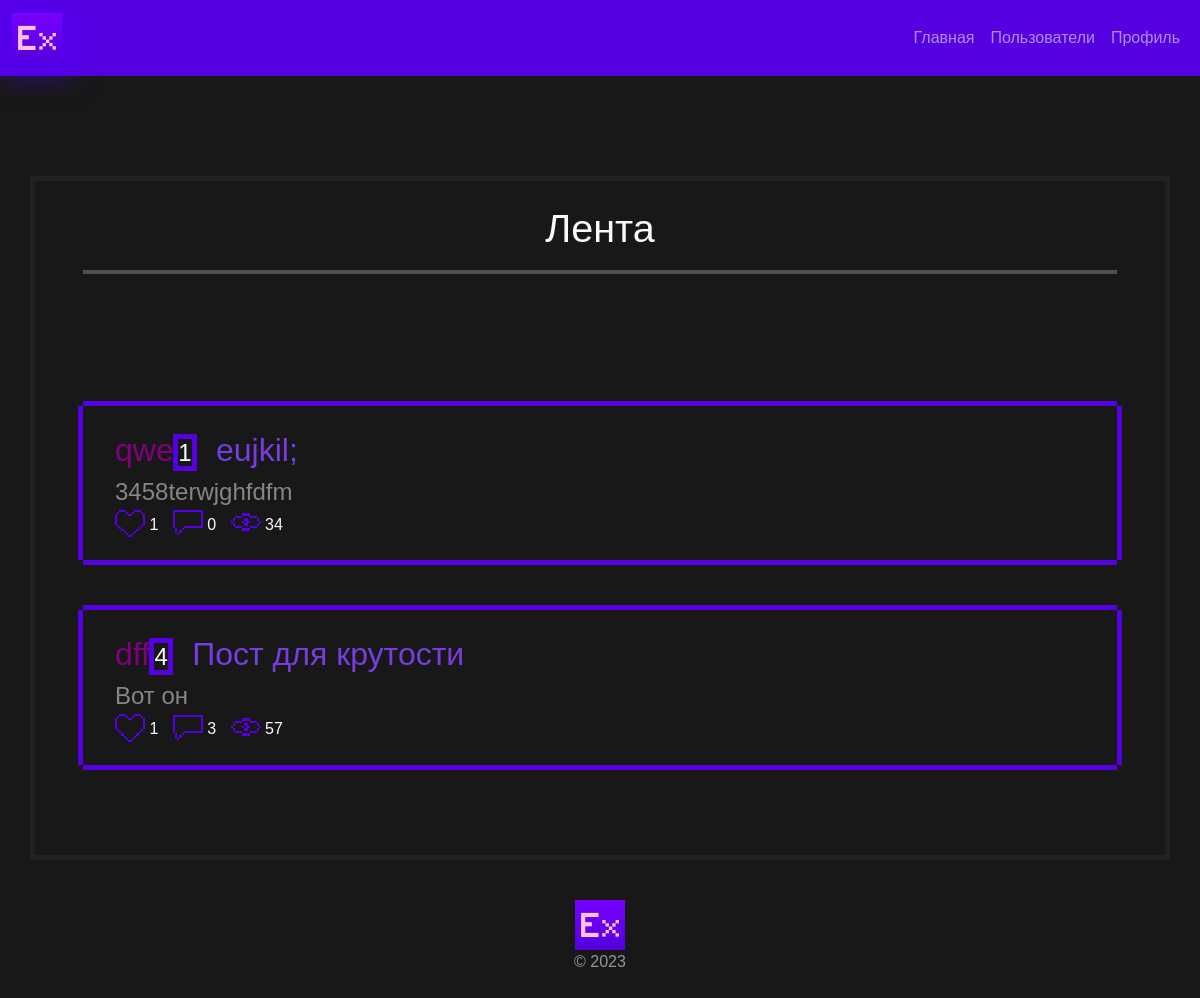
The app's page /feed (signed in) with its own data.
### app/models.py (models this page shows, shortened)
class Post(db.Model):
    __tablename__ = 'posts'
    id = db.Column(db.Integer, primary_key=True)
    title = db.Column(db.String(255))
    content = db.Column(db.Text)
    pub_date = db.Column(db.DateTime, default=datetime.utcnow)
    user_id = db.Column(db.Integer, db.ForeignKey('users.id'))
    views = db.Column(db.Integer, default=0)
    user = db.relationship('User', backref=db.backref('posts', lazy='dynamic'))

class User(db.Model, UserMixin):
    __tablename__ = 'users'
    id = db.Column(db.Integer, primary_key=True)
    username = db.Column(db.String(255), unique=True)
    password = db.Column(db.String(255))
    level = db.Column(db.Integer(), default=1)
    exp = db.Column(db.Integer(), default=0)
    active = db.Column(db.Boolean())
    roles = db.relationship('Role', secondary='user_roles')

### app/routes.py (the view)
@app.route('/feed')
@login_required
def feed():
    followed_posts = (
        Post.query.join(Subscription, (Subscription.followed_id == Post.user_id))
        .filter(Subscription.follower_id == current_user.id)
        .order_by(Post.pub_date.desc())
        .all()
    )
    likes = {}
    for post in followed_posts:
        liked_by_user = False
        print(Like.query.filter_by(user_id=current_user.id, post_id=post.id).first())
        if Like.query.filter_by(user_id=current_user.id, post_id=post.id).first():
            liked_by_user = True
        likes[post.id] = {
            'count': get_post_likes(post.id),
            'liked_by_user': liked_by_user,
            'comm_count': get_post_comm_count(post.id)
        }
    return render_template('feed.html', posts=followed_posts, Likes=likes)

### app/routes.py (called while the page is built)
def get_post_likes(post_id):
    try:
        post_likes = Like.query.filter_by(post_id=post_id).count()
        return post_likes
    except Exception as e:
        return -1

def get_post_comm_count(post_id):
    try:
        comm = Comment.query.filter_by(post_id=post_id).count()
        return comm
    except Exception as e:
        return -1

### app/templates/feed.html (shortened to what this page needs)
{% extends 'base.html' %}
{% block content %}
<div class="container">
    <div class="row d-flex justify-content-center" style="border: #212121 solid 5px; padding: 2vw 3vw">
        <div class="col-12 text-center">
            <h3 class="title text-light" style="font-size: 3.3vw;">Лента</h3>
            <hr class="def-hr">
        </div>
        {% if posts %}
        <ul>
            {% for post in posts %}
            <div class="row post-list">
                <div class="col-12">
                    <a href="{{ url_for('get_user', username=post.user.username) }}" class="fs-2"
                       style="text-decoration: none; color: purple">{{ post.user.username }}</a>
                    <span class="text-light fs-4"
                    style="color: #bbbbbb; box-shadow: 0px 0px 0px 5px #5500e1; margin-right: 20px">{{
                    post.user.level }}</span>
                    <span class="ex-title fs-2">{{ post.title }}</span><br>
                    <span class="ex-post-txt fs-4">{{ post.content }}</span><br>
                </div>
                <div class="row">
                    <div class="col-12">
                    <img id="like_img_{{ post.id }}" class="post_bot"
                         src="{{ url_for('static', filename='imgs/fill-like.png') if Likes[post.id]['liked_by_user'] else url_for('static', filename='imgs/like.png') }}"
                         alt="like" width="30px"
                         style="image-rendering: pixelated;" onclick="likePost({{ post.id }})">
                    <span id="likes_{{ post.id }}" class="text-light">{{ Likes[post.id]['count'] }}</span>
                    <a href="{{ url_for('get_comments', post_id=post.id) }}" style="text-decoration: none"> <img
                            class="post_bot" src="{{ url_for('static', filename='imgs/comment.png') }}" alt="comm"
                            width="30px" height="32px"
                            style="image-rendering: pixelated; margin-top: -2px; margin-left: 10px;">
                    </a>
                    <span class="text-light">{{ Likes[post.id]['comm_count'] }}</span>
                    <img class="post" data-post-id="{{ post.id }}" src="{{ url_for('static', filename='imgs/Views.png') }}" alt="views"
                         width="30px" height="32px"
                         style="image-rendering: pixelated; margin-top: -5px; margin-left: 10px;">
                         <span class="text-light">{{ post.views }}</span>
                </div>
                </div>
            </div>
            {% endfor %}
        </ul>
        {% else %}
        <p>No posts to display.</p>
        {% endif %}
    </div>
</div>
{% endblock %}

### app/static/css/style.css (style rules this page uses)
html { cursor: url("../imgs/cursor.png"), auto; }
a, a:focus { cursor: url("../imgs/cursor.png"), auto; }
.ex-title { color: #773de0; }
.ex-post-txt { color: #868686; }
.post_bot { transition: .5s; border-bottom: 3px solid transparent; }
body { background: #181818; font-family: 'monocraft', sans-serif; }
.post-list { padding: 20px 20px; margin: 2em auto; box-shadow: -5px 0 0 0 #5500e1, 5px 0 0 0 #5500e1, 0 -5px 0 0 #5500e1, 0 5px 0 0 #5500e1; transition: .5s; }
.def-hr { height: 5px; background: whitesmoke; }

### records on screen
Post: user.username "qwe", user.level "1", title "eujkil;", content "3458terwjghfdfm", Likes "1", Likes "0", views "34"
Post: user.username "dff", user.level "4", title "Пост для крутости", content "Вот он", Likes "1", id "3", views "57"
